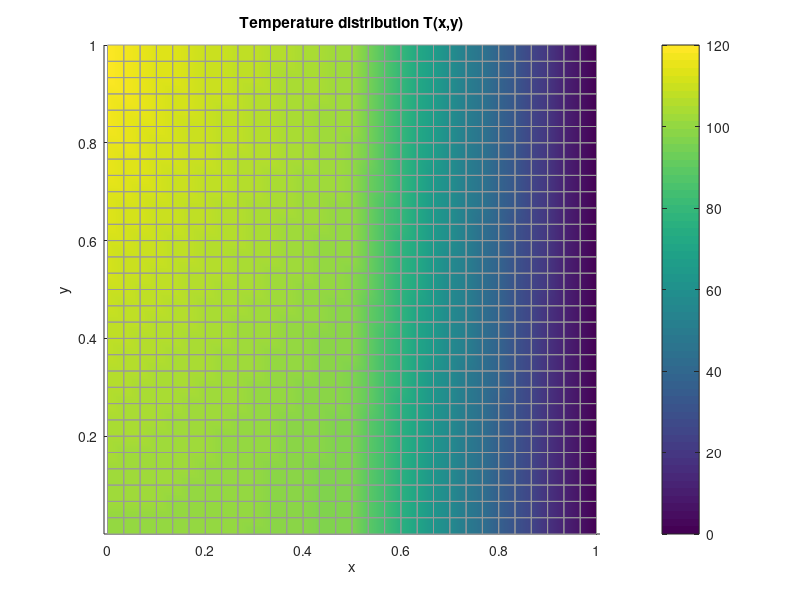
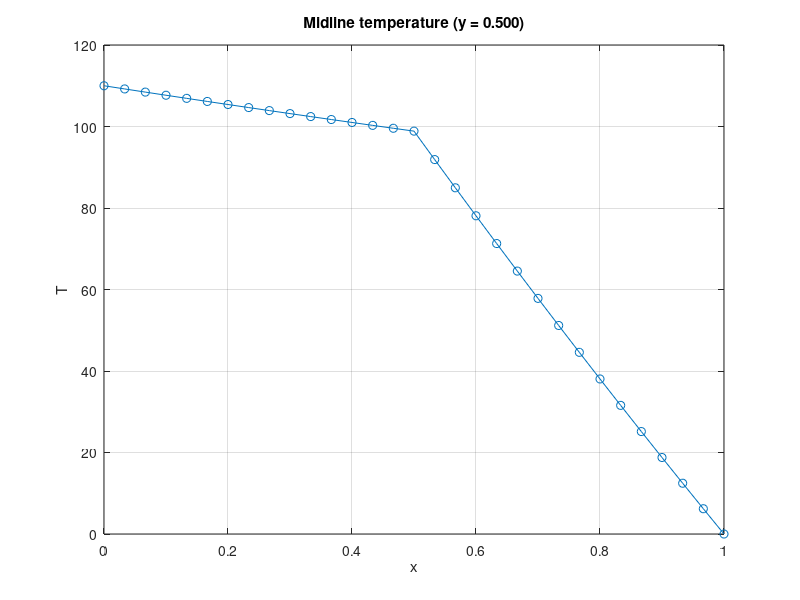
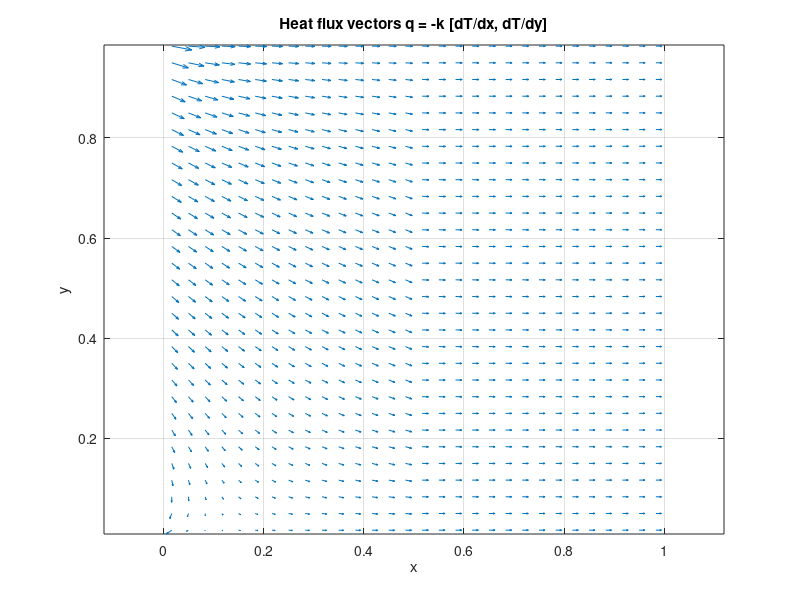

Recreate these plots in MATLAB, in order.
function main_composite_wall_FEM_Q4()
clc; clear; close all;

%% ---------------------------
%  USER INPUTS (edit here)
%% ---------------------------
L  = 1.0;          % wall length (x)
H  = 1.0;          % wall height (y)
L1 = 0.5;          % interface location (x = L1)

k1 = 10.0;         % material 1 (brick)
k2 = 1.0;          % material 2 (insulation)

Tin  = 0;          % T at x = L   (inside)
Tout = 100;        % T at x = 0   (outside)
amp = 20;

nx = 30;           % number of elements in x
ny = 30;           % number of elements in y

S  = 50.0;          % source term (volumetric), keep 0 for now

% Neumann flux on boundaries (engineering BC: -k dT/dn = qbar)
qTop    = 0.0;     % at y = H
qBottom = 50.0;     % at y = 0

%% ---------------------------
%  MESH (structured Q4)
%% ---------------------------
[xn, yn, conn] = mesh_Q4_structured(L, H, nx, ny);
nn = numel(xn);            % number of nodes
ne = size(conn,1);         % number of elements

K = sparse(nn, nn);
F = zeros(nn,1);

%% ---------------------------
%  ASSEMBLY
%% ---------------------------
for e = 1:ne
    nodes = conn(e,:);
    xe = xn(nodes); ye = yn(nodes);

    % choose material based on element center x
    xc = mean(xe);
    if xc <= L1
        k = k1;
    else
        k = k2;
    end

    [Ke, Fe] = element_Q4_Ke_Fe(xe, ye, k, S);

    K(nodes, nodes) = K(nodes, nodes) + Ke;
    F(nodes) = F(nodes) + Fe;
end

%% ---------------------------
%  NEUMANN BC (top and bottom)
%% ---------------------------
% add flux contributions on y=0 and y=H edges
F = apply_neumann_top_bottom(F, xn, yn, conn, qTop, qBottom);

%% ---------------------------
%  DIRICHLET BC (left and right)
%% ---------------------------
tol = 1e-12;
leftNodes  = find(abs(xn - 0) < tol);
rightNodes = find(abs(xn - L) < tol);

dirNodes = [leftNodes; rightNodes];
%dirVals  = [Tout*ones(numel(leftNodes),1); Tin*ones(numel(rightNodes),1)];

Tleft  = Tout + amp * (yn(leftNodes) / H);   % varies linearly with y
Tright = Tin * ones(numel(rightNodes),1);   % keep right constant

dirVals = [Tleft; Tright];


[T, Kmod, Fmod] = apply_dirichlet_elimination(K, F, dirNodes, dirVals);

%% ---------------------------
%  SOLVE
%% ---------------------------
T = Kmod \ Fmod;
Tfree = Kmod \ Fmod;

% reconstruct full T (including Dirichlet values)
Tfull = zeros(nn,1);
Tfull(dirNodes) = dirVals;

free = true(nn,1);
free(dirNodes) = false;
Tfull(free) = Tfree;

T = Tfull;
%% ---------------------------
%  POSTPROCESSING: plots
%% ---------------------------
plot_temperature_contour(xn, yn, conn, T);
plot_midline(xn, yn, T, H/2);
plot_flux_quiver(xn, yn, conn, T, L1, k1, k2);

end

%% ==========================================================
%  Structured Q4 mesh generator
%% ==========================================================
function [xn, yn, conn] = mesh_Q4_structured(L, H, nx, ny)
% nodes on a (nx+1) x (ny+1) grid
x = linspace(0, L, nx+1);
y = linspace(0, H, ny+1);
[X, Y] = meshgrid(x, y);

xn = X(:);
yn = Y(:);

% connectivity: element (i,j) uses nodes:
% n1=(i,j), n2=(i+1,j), n3=(i+1,j+1), n4=(i,j+1)
conn = zeros(nx*ny, 4);
elem = 0;
for j = 1:ny
    for i = 1:nx
        elem = elem + 1;
        n1 = (j-1)*(nx+1) + i;
        n2 = n1 + 1;
        n4 = j*(nx+1) + i;
        n3 = n4 + 1;
        conn(elem,:) = [n1 n2 n3 n4];
    end
end
end

%% ==========================================================
%  Q4 element stiffness (2x2 Gauss) and load (source S)
%% ==========================================================
function [Ke, Fe] = element_Q4_Ke_Fe(xe, ye, k, S)
Ke = zeros(4,4);
Fe = zeros(4,1);

% 2x2 Gauss points
gp = [-1/sqrt(3), +1/sqrt(3)];
w  = [1, 1];

for a = 1:2
    for b = 1:2
        xi  = gp(a);
        eta = gp(b);
        wt  = w(a)*w(b);

        [N, dN_dxi, dN_deta] = shape_Q4(xi, eta);

        % Jacobian
        J = [dN_dxi; dN_deta] * [xe ye];  % 2x2
        detJ = det(J);
        invJ = inv(J);

        % derivatives w.r.t x,y: [dN/dx; dN/dy] = invJ * [dN/dxi; dN/deta]
        dN = J\[dN_dxi; dN_deta];   % 2x4
        dN_dx = dN(1,:); dN_dy = dN(2,:);

        % B matrix for scalar diffusion: grad(T) = [dN_dx; dN_dy] * Te
        B = [dN_dx; dN_dy]; % 2x4

        Ke = Ke + (B' * (k*eye(2)) * B) * detJ * wt;

        % source term contribution: ∫ N^T * (-S?) depends on your convention.
        % Here we use PDE: d/dx(kTx)+d/dy(kTy)+S=0 => RHS = -∫ N S dΩ moved to RHS?
        % For simplicity with S=0, it doesn't matter.
        Fe = Fe - (N' * S) * detJ * wt;
    end
end
end

%% ==========================================================
%  Q4 shape functions in parent coordinates
%% ==========================================================
function [N, dN_dxi, dN_deta] = shape_Q4(xi, eta)
N = 0.25 * [(1-xi)*(1-eta), ...
            (1+xi)*(1-eta), ...
            (1+xi)*(1+eta), ...
            (1-xi)*(1+eta)];

dN_dxi  = 0.25 * [-(1-eta), +(1-eta), +(1+eta), -(1+eta)];
dN_deta = 0.25 * [-(1-xi),  -(1+xi), +(1+xi),  +(1-xi)];
end

%% ==========================================================
%  Apply Dirichlet BC by elimination (strong enforcement)
%% ==========================================================
function [T, Kmod, Fmod] = apply_dirichlet_elimination(K, F, dirNodes, dirVals)
nn = size(K,1);
T = zeros(nn,1);

Kmod = K;
Fmod = F;

% set known temperatures into T
T(dirNodes) = dirVals;

% modify RHS: F = F - K(:,dir)*Tdir
Fmod = Fmod - Kmod(:, dirNodes) * T(dirNodes);

% eliminate rows/cols
free = true(nn,1);
free(dirNodes) = false;

Kmod = Kmod(free, free);
Fmod = Fmod(free);

% store mapping back is done in main after solve
% (we return partial system; main solves and inserts)
end

%% ==========================================================
%  Neumann flux on top and bottom edges (qTop, qBottom)
%  Uses 2-point Gauss on each boundary edge
%% ==========================================================
function F = apply_neumann_top_bottom(F, xn, yn, conn, qTop, qBottom)
tol = 1e-12;

% Gauss points for 1D edge integration
gp = [-1/sqrt(3), +1/sqrt(3)];
w  = [1, 1];

for e = 1:size(conn,1)
    nodes = conn(e,:);
    xe = xn(nodes); ye = yn(nodes);

    % edges in local node order:
    % bottom edge: (1-2), top edge: (4-3) in our connectivity [1 2 3 4]
    % Check if edge lies on y=0 or y=H by looking at y-values of edge nodes
    y12 = ye([1 2]);
    y43 = ye([4 3]);

    % bottom boundary (y=0)
    if all(abs(y12 - 0) < tol) && qBottom ~= 0
        % integrate ∫ N^T * ( -qbar ) dΓ because weak form used -∫ w qbar
        F(nodes) = F(nodes) + edge_load_Q4(xe, ye, 'bottom', -qBottom, gp, w);
    end

    % top boundary (y=H) : detect by max y of the edge
    yTop = max(yn);
    if all(abs(y43 - yTop) < tol) && qTop ~= 0
        F(nodes) = F(nodes) + edge_load_Q4(xe, ye, 'top', -qTop, gp, w);
    end
end
end

function fe_edge = edge_load_Q4(xe, ye, whichEdge, qterm, gp, w)
% returns a 4x1 vector (only the edge nodes get nonzero contributions)
fe_edge = zeros(4,1);

for i = 1:2
    s = gp(i); wt = w(i);

    switch whichEdge
        case 'bottom' % eta = -1, xi = s
            xi = s; eta = -1;
            [N, dN_dxi, dN_deta] = shape_Q4(xi, eta);

            % edge length factor: |dx/dxi| along edge
            % For eta fixed, tangent = d(x,y)/d xi
            dx_dxi = dN_dxi * xe;
            dy_dxi = dN_dxi * ye;
            Jedge = sqrt(dx_dxi^2 + dy_dxi^2);

        case 'top'    % eta = +1, xi = s
            xi = s; eta = +1;
            [N, dN_dxi, dN_deta] = shape_Q4(xi, eta);

            dx_dxi = dN_dxi * xe;
            dy_dxi = dN_dxi * ye;
            Jedge = sqrt(dx_dxi^2 + dy_dxi^2);

        otherwise
            error('Unknown edge');
    end

    fe_edge = fe_edge + (N' * qterm) * Jedge * wt;
end
end

%% ==========================================================
%  Plot temperature contour
%% ==========================================================
function plot_temperature_contour(xn, yn, conn, T)
figure;
patch('Faces', conn, 'Vertices', [xn yn], 'FaceVertexCData', T, ...
      'FaceColor','interp','EdgeColor',[0.6 0.6 0.6]);
colorbar; axis equal tight;
xlabel('x'); ylabel('y');
title('Temperature distribution T(x,y)');
end

%% ==========================================================
%  Plot midline temperature
%% ==========================================================
function plot_midline(xn, yn, T, ymid)
tol = 1e-6;
idx = find(abs(yn - ymid) < tol);
[xx, order] = sort(xn(idx));
TT = T(idx);
TT = TT(order);

figure;
plot(xx, TT, 'o-'); grid on;
xlabel('x'); ylabel('T');
title(sprintf('Midline temperature (y = %.3f)', ymid));
end

%% ==========================================================
%  Compute and plot heat flux quiver (element-centered)
%% ==========================================================
function plot_flux_quiver(xn, yn, conn, T, L1, k1, k2)
ne = size(conn,1);
xc = zeros(ne,1); yc = zeros(ne,1);
qx = zeros(ne,1); qy = zeros(ne,1);

% evaluate flux at element center (xi=0,eta=0)
xi=0; eta=0;
[N, dN_dxi, dN_deta] = shape_Q4(xi, eta);

for e=1:ne
    nodes = conn(e,:);
    xe = xn(nodes); ye = yn(nodes);
    Te = T(nodes);

    xce = mean(xe); yce = mean(ye);
    xc(e)=xce; yc(e)=yce;

    k = (xce <= L1)*k1 + (xce > L1)*k2;

    J = [dN_dxi; dN_deta] * [xe ye];
    invJ = inv(J);
    dN = J\[dN_dxi; dN_deta];

    dTdx = dN(1,:)*Te;
    dTdy = dN(2,:)*Te;

    % q = -k * grad(T)
    qx(e) = -k*dTdx;
    qy(e) = -k*dTdy;
end

figure;
quiver(xc, yc, qx, qy);
axis equal tight;
xlabel('x'); ylabel('y');
title('Heat flux vectors q = -k [dT/dx, dT/dy]');
grid on;
end
